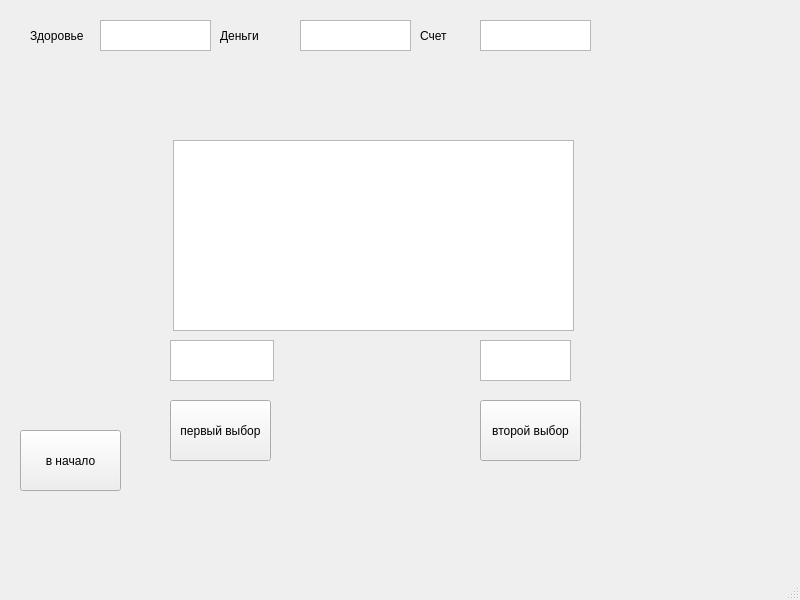
<?xml version="1.0" encoding="UTF-8"?>
<ui version="4.0">
 <class>MainWindow</class>
 <widget class="QMainWindow" name="MainWindow">
  <property name="geometry">
   <rect>
    <x>0</x>
    <y>0</y>
    <width>800</width>
    <height>600</height>
   </rect>
  </property>
  <property name="windowTitle">
   <string>MainWindow</string>
  </property>
  <widget class="QWidget" name="centralwidget">
   <widget class="QTextEdit" name="health_bar">
    <property name="geometry">
     <rect>
      <x>300</x>
      <y>20</y>
      <width>111</width>
      <height>31</height>
     </rect>
    </property>
   </widget>
   <widget class="QTextEdit" name="money_bar">
    <property name="geometry">
     <rect>
      <x>100</x>
      <y>20</y>
      <width>111</width>
      <height>31</height>
     </rect>
    </property>
   </widget>
   <widget class="QTextEdit" name="textEdit_6">
    <property name="geometry">
     <rect>
      <x>480</x>
      <y>20</y>
      <width>111</width>
      <height>31</height>
     </rect>
    </property>
   </widget>
   <widget class="QTextEdit" name="textEdit">
    <property name="geometry">
     <rect>
      <x>173</x>
      <y>140</y>
      <width>401</width>
      <height>191</height>
     </rect>
    </property>
   </widget>
   <widget class="QPushButton" name="initial_text">
    <property name="geometry">
     <rect>
      <x>20</x>
      <y>430</y>
      <width>101</width>
      <height>61</height>
     </rect>
    </property>
    <property name="text">
     <string>в начало</string>
    </property>
   </widget>
   <widget class="QPushButton" name="choise2">
    <property name="geometry">
     <rect>
      <x>480</x>
      <y>400</y>
      <width>101</width>
      <height>61</height>
     </rect>
    </property>
    <property name="text">
     <string>второй выбор</string>
    </property>
   </widget>
   <widget class="QPushButton" name="choise1">
    <property name="geometry">
     <rect>
      <x>170</x>
      <y>400</y>
      <width>101</width>
      <height>61</height>
     </rect>
    </property>
    <property name="text">
     <string>первый выбор</string>
    </property>
   </widget>
   <widget class="QTextEdit" name="choise1_text">
    <property name="geometry">
     <rect>
      <x>170</x>
      <y>340</y>
      <width>104</width>
      <height>41</height>
     </rect>
    </property>
   </widget>
   <widget class="QTextEdit" name="choise2_text">
    <property name="geometry">
     <rect>
      <x>480</x>
      <y>340</y>
      <width>91</width>
      <height>41</height>
     </rect>
    </property>
   </widget>
   <widget class="QLabel" name="label">
    <property name="geometry">
     <rect>
      <x>30</x>
      <y>20</y>
      <width>71</width>
      <height>31</height>
     </rect>
    </property>
    <property name="text">
     <string>Здоровье</string>
    </property>
   </widget>
   <widget class="QLabel" name="label_2">
    <property name="geometry">
     <rect>
      <x>220</x>
      <y>20</y>
      <width>71</width>
      <height>31</height>
     </rect>
    </property>
    <property name="text">
     <string>Деньги</string>
    </property>
   </widget>
   <widget class="QLabel" name="label_3">
    <property name="geometry">
     <rect>
      <x>420</x>
      <y>20</y>
      <width>71</width>
      <height>31</height>
     </rect>
    </property>
    <property name="text">
     <string>Счет</string>
    </property>
   </widget>
  </widget>
  <widget class="QMenuBar" name="menubar">
   <property name="geometry">
    <rect>
     <x>0</x>
     <y>0</y>
     <width>800</width>
     <height>21</height>
    </rect>
   </property>
  </widget>
  <widget class="QStatusBar" name="statusbar"/>
 </widget>
 <resources/>
 <connections/>
</ui>
